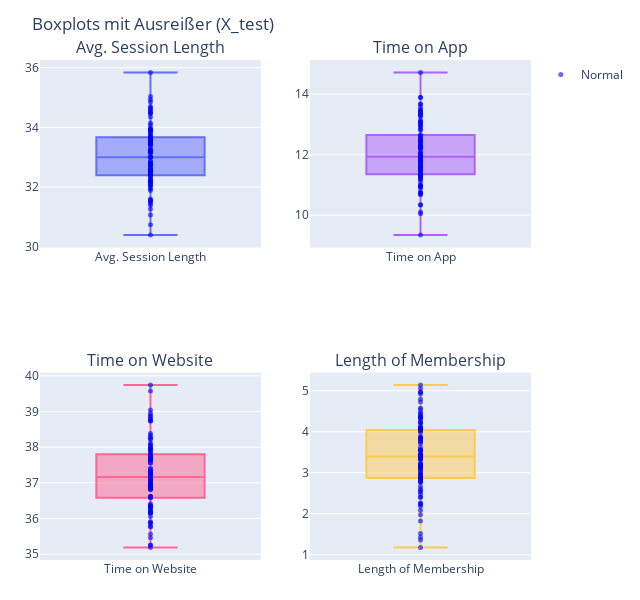

This figure's notebook cell:
### Code cell
fig7, _ = plot_box_outliers_matrix(
    X_test_clipped, columns=num_cols, bounds=iqr_info,
    title="Boxplots mit Ausreißer (X_test)"
)

fig7

### Figure 1 — Plotly figure (JSON) as saved in the notebook; plotly's stock layout.template omitted (floating-point values rounded to 4 significant figures)
{"data": [{"boxpoints": false, "name": "Avg. Session Length", "showlegend": false, "type": "box", "xaxis": "x", "y": [32.08, 32.81, 31.45, 32.45, 31.39, 32.43, 35.04, 33.01, 32.43, 33.0, 31.94, 33.46, 32.87, 34.66, 32.4, 33.59, 33.24, 33.24, 33.57, 33.0, 34.7, 34.34, 32.27, 33.67, 33.56, 32.77, 32.65, 34.08, 31.89, 31.98, 33.81, 32.3, 33.2, 32.53, 33.0, 33.49, 32.09, 33.15, 32.56, 32.79, 33.59, 33.71, 33.37, 32.53, 32.73, 33.14, 34.5, 33.88, 31.52, 31.53, 32.39, 32.5, 32.44, 33.27, 31.57, 33.93, 32.69, 32.19, 34.6, 32.6, 33.43, 32.58, 32.76, 33.61, 33.17, 32.57, 33.94, 34.56, 31.26, 33.48, 34.94, 34.46, 32.19, 32.42, 32.85, 33.91, 31.6, 32.18, 33.42, 34.85, 35.84, 33.5, 31.06, 34.48, 33.67, 32.49, 32.23, 32.38, 30.39, 32.61, 33.56, 33.67, 33.98, 33.48, 34.14, 33.77, 33.88, 32.05, 32.15, 30.74], "yaxis": "y"}, {"marker": {"color": "blue", "opacity": 0.6, "size": 5}, "mode": "markers", "name": "Normal", "showlegend": true, "type": "scatter", "x": ["Avg. Session Length", "Avg. Session Length", "Avg. Session Length", "Avg. Session Length", "Avg. Session Length", "Avg. Session Length", "Avg. Session Length", "Avg. Session Length", "Avg. Session Length", "Avg. Session Length", "Avg. Session Length", "Avg. Session Length", "Avg. Session Length", "Avg. Session Length", "Avg. Session Length", "Avg. Session Length", "Avg. Session Length", "Avg. Session Length", "Avg. Session Length", "Avg. Session Length", "Avg. Session Length", "Avg. Session Length", "Avg. Session Length", "Avg. Session Length", "Avg. Session Length", "Avg. Session Length", "Avg. Session Length", "Avg. Session Length", "Avg. Session Length", "Avg. Session Length", "Avg. Session Length", "Avg. Session Length", "Avg. Session Length", "Avg. Session Length", "Avg. Session Length", "Avg. Session Length", "Avg. Session Length", "Avg. Session Length", "Avg. Session Length", "Avg. Session Length", "Avg. Session Length", "Avg. Session Length", "Avg. Session Length", "Avg. Session Length", "Avg. Session Length", "Avg. Session Length", "Avg. Session Length", "Avg. Session Length", "Avg. Session Length", "Avg. Session Length", "Avg. Session Length", "Avg. Session Length", "Avg. Session Length", "Avg. Session Length", "Avg. Session Length", "Avg. Session Length", "Avg. Session Length", "Avg. Session Length", "Avg. Session Length", "Avg. Session Length", "Avg. Session Length", "Avg. Session Length", "Avg. Session Length", "Avg. Session Length", "Avg. Session Length", "Avg. Session Length", "Avg. Session Length", "Avg. Session Length", "Avg. Session Length", "Avg. Session Length", "Avg. Session Length", "Avg. Session Length", "Avg. Session Length", "Avg. Session Length", "Avg. Session Length", "Avg. Session Length", "Avg. Session Length", "Avg. Session Length", "Avg. Session Length", "Avg. Session Length", "Avg. Session Length", "Avg. Session Length", "Avg. Session Length", "Avg. Session Length", "Avg. Session Length", "Avg. Session Length", "Avg. Session Length", "Avg. Session Length", "Avg. Session Length", "Avg. Session Length", "Avg. Session Length", "Avg. Session Length", "Avg. Session Length", "Avg. Session Length", "Avg. Session Length", "Avg. Session Length", "Avg. Session Length", "Avg. Session Length", "Avg. Session Length", "Avg. Session Length"], "xaxis": "x", "y": [32.08, 32.81, 31.45, 32.45, 31.39, 32.43, 35.04, 33.01, 32.43, 33.0, 31.94, 33.46, 32.87, 34.66, 32.4, 33.59, 33.24, 33.24, 33.57, 33.0, 34.7, 34.34, 32.27, 33.67, 33.56, 32.77, 32.65, 34.08, 31.89, 31.98, 33.81, 32.3, 33.2, 32.53, 33.0, 33.49, 32.09, 33.15, 32.56, 32.79, 33.59, 33.71, 33.37, 32.53, 32.73, 33.14, 34.5, 33.88, 31.52, 31.53, 32.39, 32.5, 32.44, 33.27, 31.57, 33.93, 32.69, 32.19, 34.6, 32.6, 33.43, 32.58, 32.76, 33.61, 33.17, 32.57, 33.94, 34.56, 31.26, 33.48, 34.94, 34.46, 32.19, 32.42, 32.85, 33.91, 31.6, 32.18, 33.42, 34.85, 35.84, 33.5, 31.06, 34.48, 33.67, 32.49, 32.23, 32.38, 30.39, 32.61, 33.56, 33.67, 33.98, 33.48, 34.14, 33.77, 33.88, 32.05, 32.15, 30.74], "yaxis": "y"}, {"marker": {"color": "red", "opacity": 0.85, "size": 6}, "mode": "markers", "name": "Ausreißer", "showlegend": true, "type": "scatter", "x": [], "xaxis": "x", "y": [], "yaxis": "y"}, {"boxpoints": false, "name": "Time on App", "showlegend": false, "type": "box", "xaxis": "x2", "y": [10.35, 12.82, 10.1, 13.46, 10.99, 13.89, 11.94, 11.76, 11.31, 10.95, 11.81, 11.39, 12.07, 10.34, 11.61, 10.94, 13.57, 12.31, 12.24, 11.23, 11.61, 11.69, 13.49, 13.42, 11.55, 11.37, 11.5, 12.1, 11.28, 10.76, 11.19, 11.98, 11.97, 11.75, 11.33, 11.89, 11.91, 11.89, 11.8, 11.67, 11.52, 13.66, 12.22, 12.29, 13.1, 11.43, 12.66, 11.58, 10.75, 13.38, 10.67, 12.83, 12.42, 13.05, 13.38, 11.59, 12.3, 14.72, 11.33, 10.89, 13.35, 11.74, 10.95, 12.21, 11.93, 12.49, 11.48, 13.15, 13.27, 11.92, 10.73, 11.92, 13.33, 13.06, 10.97, 12.27, 12.22, 11.19, 10.71, 12.42, 12.05, 13.9, 12.36, 13.28, 12.97, 12.53, 11.08, 12.43, 11.8, 13.68, 12.96, 12.26, 9.344, 12.61, 12.9, 11.3, 12.52, 12.24, 10.05, 12.64], "yaxis": "y2"}, {"marker": {"color": "blue", "opacity": 0.6, "size": 5}, "mode": "markers", "name": "Normal", "showlegend": false, "type": "scatter", "x": ["Time on App", "Time on App", "Time on App", "Time on App", "Time on App", "Time on App", "Time on App", "Time on App", "Time on App", "Time on App", "Time on App", "Time on App", "Time on App", "Time on App", "Time on App", "Time on App", "Time on App", "Time on App", "Time on App", "Time on App", "Time on App", "Time on App", "Time on App", "Time on App", "Time on App", "Time on App", "Time on App", "Time on App", "Time on App", "Time on App", "Time on App", "Time on App", "Time on App", "Time on App", "Time on App", "Time on App", "Time on App", "Time on App", "Time on App", "Time on App", "Time on App", "Time on App", "Time on App", "Time on App", "Time on App", "Time on App", "Time on App", "Time on App", "Time on App", "Time on App", "Time on App", "Time on App", "Time on App", "Time on App", "Time on App", "Time on App", "Time on App", "Time on App", "Time on App", "Time on App", "Time on App", "Time on App", "Time on App", "Time on App", "Time on App", "Time on App", "Time on App", "Time on App", "Time on App", "Time on App", "Time on App", "Time on App", "Time on App", "Time on App", "Time on App", "Time on App", "Time on App", "Time on App", "Time on App", "Time on App", "Time on App", "Time on App", "Time on App", "Time on App", "Time on App", "Time on App", "Time on App", "Time on App", "Time on App", "Time on App", "Time on App", "Time on App", "Time on App", "Time on App", "Time on App", "Time on App", "Time on App", "Time on App", "Time on App", "Time on App"], "xaxis": "x2", "y": [10.35, 12.82, 10.1, 13.46, 10.99, 13.89, 11.94, 11.76, 11.31, 10.95, 11.81, 11.39, 12.07, 10.34, 11.61, 10.94, 13.57, 12.31, 12.24, 11.23, 11.61, 11.69, 13.49, 13.42, 11.55, 11.37, 11.5, 12.1, 11.28, 10.76, 11.19, 11.98, 11.97, 11.75, 11.33, 11.89, 11.91, 11.89, 11.8, 11.67, 11.52, 13.66, 12.22, 12.29, 13.1, 11.43, 12.66, 11.58, 10.75, 13.38, 10.67, 12.83, 12.42, 13.05, 13.38, 11.59, 12.3, 14.72, 11.33, 10.89, 13.35, 11.74, 10.95, 12.21, 11.93, 12.49, 11.48, 13.15, 13.27, 11.92, 10.73, 11.92, 13.33, 13.06, 10.97, 12.27, 12.22, 11.19, 10.71, 12.42, 12.05, 13.9, 12.36, 13.28, 12.97, 12.53, 11.08, 12.43, 11.8, 13.68, 12.96, 12.26, 9.344, 12.61, 12.9, 11.3, 12.52, 12.24, 10.05, 12.64], "yaxis": "y2"}, {"marker": {"color": "red", "opacity": 0.85, "size": 6}, "mode": "markers", "name": "Ausreißer", "showlegend": false, "type": "scatter", "x": [], "xaxis": "x2", "y": [], "yaxis": "y2"}, {"boxpoints": false, "name": "Time on Website", "showlegend": false, "type": "box", "xaxis": "x3", "y": [39.05, 37.03, 38.04, 37.24, 38.07, 38.38, 35.78, 37.57, 37.68, 37.65, 37.15, 37.91, 35.57, 36.16, 38.11, 36.17, 36.42, 36.16, 37.28, 37.0, 37.68, 36.81, 37.55, 37.76, 36.63, 35.26, 38.33, 36.06, 37.39, 36.6, 36.3, 38.27, 36.83, 36.94, 37.11, 35.86, 35.19, 36.27, 37.78, 37.41, 36.19, 37.72, 36.36, 37.06, 38.88, 35.89, 39.58, 37.09, 38.79, 38.73, 38.01, 37.68, 38.95, 38.78, 36.34, 35.25, 36.95, 38.24, 35.46, 38.21, 37.97, 36.85, 37.65, 37.2, 36.91, 36.37, 36.84, 37.34, 36.97, 37.32, 36.88, 37.77, 36.9, 37.26, 36.61, 36.58, 36.82, 39.74, 35.77, 37.67, 36.96, 37.06, 36.17, 35.91, 37.33, 37.88, 37.96, 37.63, 36.32, 37.74, 37.95, 38.86, 36.91, 37.23, 36.61, 37.83, 37.15, 38.73, 37.18, 36.21], "yaxis": "y3"}, {"marker": {"color": "blue", "opacity": 0.6, "size": 5}, "mode": "markers", "name": "Normal", "showlegend": false, "type": "scatter", "x": ["Time on Website", "Time on Website", "Time on Website", "Time on Website", "Time on Website", "Time on Website", "Time on Website", "Time on Website", "Time on Website", "Time on Website", "Time on Website", "Time on Website", "Time on Website", "Time on Website", "Time on Website", "Time on Website", "Time on Website", "Time on Website", "Time on Website", "Time on Website", "Time on Website", "Time on Website", "Time on Website", "Time on Website", "Time on Website", "Time on Website", "Time on Website", "Time on Website", "Time on Website", "Time on Website", "Time on Website", "Time on Website", "Time on Website", "Time on Website", "Time on Website", "Time on Website", "Time on Website", "Time on Website", "Time on Website", "Time on Website", "Time on Website", "Time on Website", "Time on Website", "Time on Website", "Time on Website", "Time on Website", "Time on Website", "Time on Website", "Time on Website", "Time on Website", "Time on Website", "Time on Website", "Time on Website", "Time on Website", "Time on Website", "Time on Website", "Time on Website", "Time on Website", "Time on Website", "Time on Website", "Time on Website", "Time on Website", "Time on Website", "Time on Website", "Time on Website", "Time on Website", "Time on Website", "Time on Website", "Time on Website", "Time on Website", "Time on Website", "Time on Website", "Time on Website", "Time on Website", "Time on Website", "Time on Website", "Time on Website", "Time on Website", "Time on Website", "Time on Website", "Time on Website", "Time on Website", "Time on Website", "Time on Website", "Time on Website", "Time on Website", "Time on Website", "Time on Website", "Time on Website", "Time on Website", "Time on Website", "Time on Website", "Time on Website", "Time on Website", "Time on Website", "Time on Website", "Time on Website", "Time on Website", "Time on Website", "Time on Website"], "xaxis": "x3", "y": [39.05, 37.03, 38.04, 37.24, 38.07, 38.38, 35.78, 37.57, 37.68, 37.65, 37.15, 37.91, 35.57, 36.16, 38.11, 36.17, 36.42, 36.16, 37.28, 37.0, 37.68, 36.81, 37.55, 37.76, 36.63, 35.26, 38.33, 36.06, 37.39, 36.6, 36.3, 38.27, 36.83, 36.94, 37.11, 35.86, 35.19, 36.27, 37.78, 37.41, 36.19, 37.72, 36.36, 37.06, 38.88, 35.89, 39.58, 37.09, 38.79, 38.73, 38.01, 37.68, 38.95, 38.78, 36.34, 35.25, 36.95, 38.24, 35.46, 38.21, 37.97, 36.85, 37.65, 37.2, 36.91, 36.37, 36.84, 37.34, 36.97, 37.32, 36.88, 37.77, 36.9, 37.26, 36.61, 36.58, 36.82, 39.74, 35.77, 37.67, 36.96, 37.06, 36.17, 35.91, 37.33, 37.88, 37.96, 37.63, 36.32, 37.74, 37.95, 38.86, 36.91, 37.23, 36.61, 37.83, 37.15, 38.73, 37.18, 36.21], "yaxis": "y3"}, {"marker": {"color": "red", "opacity": 0.85, "size": 6}, "mode": "markers", "name": "Ausreißer", "showlegend": false, "type": "scatter", "x": [], "xaxis": "x3", "y": [], "yaxis": "y3"}, {"boxpoints": false, "name": "Length of Membership", "showlegend": false, "type": "box", "xaxis": "x4", "y": [3.435, 3.852, 4.238, 2.941, 3.429, 3.773, 3.31, 3.834, 2.78, 3.826, 3.203, 2.567, 2.399, 4.397, 2.967, 2.784, 3.747, 3.062, 2.532, 3.782, 3.163, 3.447, 3.086, 4.794, 2.838, 4.034, 4.958, 3.975, 2.877, 1.977, 4.302, 3.533, 3.549, 1.177, 4.105, 3.207, 4.35, 2.602, 3.196, 3.415, 3.561, 1.363, 3.447, 3.62, 2.82, 4.47, 4.083, 3.713, 1.429, 2.245, 3.402, 2.972, 4.92, 4.574, 4.369, 3.392, 1.826, 1.517, 4.542, 4.442, 2.769, 2.182, 4.019, 2.905, 3.165, 4.222, 2.402, 3.877, 2.267, 3.336, 4.049, 4.351, 5.05, 3.373, 2.871, 3.023, 3.415, 3.553, 3.394, 3.131, 3.865, 4.131, 4.089, 4.969, 3.229, 2.476, 4.724, 4.334, 2.084, 2.872, 3.346, 3.14, 2.868, 4.206, 2.224, 5.138, 2.67, 3.121, 3.535, 3.358], "yaxis": "y4"}, {"marker": {"color": "blue", "opacity": 0.6, "size": 5}, "mode": "markers", "name": "Normal", "showlegend": false, "type": "scatter", "x": ["Length of Membership", "Length of Membership", "Length of Membership", "Length of Membership", "Length of Membership", "Length of Membership", "Length of Membership", "Length of Membership", "Length of Membership", "Length of Membership", "Length of Membership", "Length of Membership", "Length of Membership", "Length of Membership", "Length of Membership", "Length of Membership", "Length of Membership", "Length of Membership", "Length of Membership", "Length of Membership", "Length of Membership", "Length of Membership", "Length of Membership", "Length of Membership", "Length of Membership", "Length of Membership", "Length of Membership", "Length of Membership", "Length of Membership", "Length of Membership", "Length of Membership", "Length of Membership", "Length of Membership", "Length of Membership", "Length of Membership", "Length of Membership", "Length of Membership", "Length of Membership", "Length of Membership", "Length of Membership", "Length of Membership", "Length of Membership", "Length of Membership", "Length of Membership", "Length of Membership", "Length of Membership", "Length of Membership", "Length of Membership", "Length of Membership", "Length of Membership", "Length of Membership", "Length of Membership", "Length of Membership", "Length of Membership", "Length of Membership", "Length of Membership", "Length of Membership", "Length of Membership", "Length of Membership", "Length of Membership", "Length of Membership", "Length of Membership", "Length of Membership", "Length of Membership", "Length of Membership", "Length of Membership", "Length of Membership", "Length of Membership", "Length of Membership", "Length of Membership", "Length of Membership", "Length of Membership", "Length of Membership", "Length of Membership", "Length of Membership", "Length of Membership", "Length of Membership", "Length of Membership", "Length of Membership", "Length of Membership", "Length of Membership", "Length of Membership", "Length of Membership", "Length of Membership", "Length of Membership", "Length of Membership", "Length of Membership", "Length of Membership", "Length of Membership", "Length of Membership", "Length of Membership", "Length of Membership", "Length of Membership", "Length of Membership", "Length of Membership", "Length of Membership", "Length of Membership", "Length of Membership", "Length of Membership", "Length of Membership"], "xaxis": "x4", "y": [3.435, 3.852, 4.238, 2.941, 3.429, 3.773, 3.31, 3.834, 2.78, 3.826, 3.203, 2.567, 2.399, 4.397, 2.967, 2.784, 3.747, 3.062, 2.532, 3.782, 3.163, 3.447, 3.086, 4.794, 2.838, 4.034, 4.958, 3.975, 2.877, 1.977, 4.302, 3.533, 3.549, 1.177, 4.105, 3.207, 4.35, 2.602, 3.196, 3.415, 3.561, 1.363, 3.447, 3.62, 2.82, 4.47, 4.083, 3.713, 1.429, 2.245, 3.402, 2.972, 4.92, 4.574, 4.369, 3.392, 1.826, 1.517, 4.542, 4.442, 2.769, 2.182, 4.019, 2.905, 3.165, 4.222, 2.402, 3.877, 2.267, 3.336, 4.049, 4.351, 5.05, 3.373, 2.871, 3.023, 3.415, 3.553, 3.394, 3.131, 3.865, 4.131, 4.089, 4.969, 3.229, 2.476, 4.724, 4.334, 2.084, 2.872, 3.346, 3.14, 2.868, 4.206, 2.224, 5.138, 2.67, 3.121, 3.535, 3.358], "yaxis": "y4"}, {"marker": {"color": "red", "opacity": 0.85, "size": 6}, "mode": "markers", "name": "Ausreißer", "showlegend": false, "type": "scatter", "x": [], "xaxis": "x4", "y": [], "yaxis": "y4"}], "layout": {"annotations": [{"font": {"size": 16}, "showarrow": false, "text": "Avg. Session Length", "x": 0.225, "xanchor": "center", "xref": "paper", "y": 1, "yanchor": "bottom", "yref": "paper"}, {"font": {"size": 16}, "showarrow": false, "text": "Time on App", "x": 0.775, "xanchor": "center", "xref": "paper", "y": 1, "yanchor": "bottom", "yref": "paper"}, {"font": {"size": 16}, "showarrow": false, "text": "Time on Website", "x": 0.225, "xanchor": "center", "xref": "paper", "y": 0.375, "yanchor": "bottom", "yref": "paper"}, {"font": {"size": 16}, "showarrow": false, "text": "Length of Membership", "x": 0.775, "xanchor": "center", "xref": "paper", "y": 0.375, "yanchor": "bottom", "yref": "paper"}], "height": 600, "margin": {"b": 40, "l": 40, "r": 20, "t": 60}, "showlegend": true, "title": {"text": "Boxplots mit Ausreißer (X_test)"}, "width": 640, "xaxis": {"anchor": "y", "domain": [0, 0.45]}, "xaxis2": {"anchor": "y2", "domain": [0.55, 1]}, "xaxis3": {"anchor": "y3", "domain": [0, 0.45]}, "xaxis4": {"anchor": "y4", "domain": [0.55, 1]}, "yaxis": {"anchor": "x", "domain": [0.625, 1]}, "yaxis2": {"anchor": "x2", "domain": [0.625, 1]}, "yaxis3": {"anchor": "x3", "domain": [0, 0.375]}, "yaxis4": {"anchor": "x4", "domain": [0, 0.375]}}}
